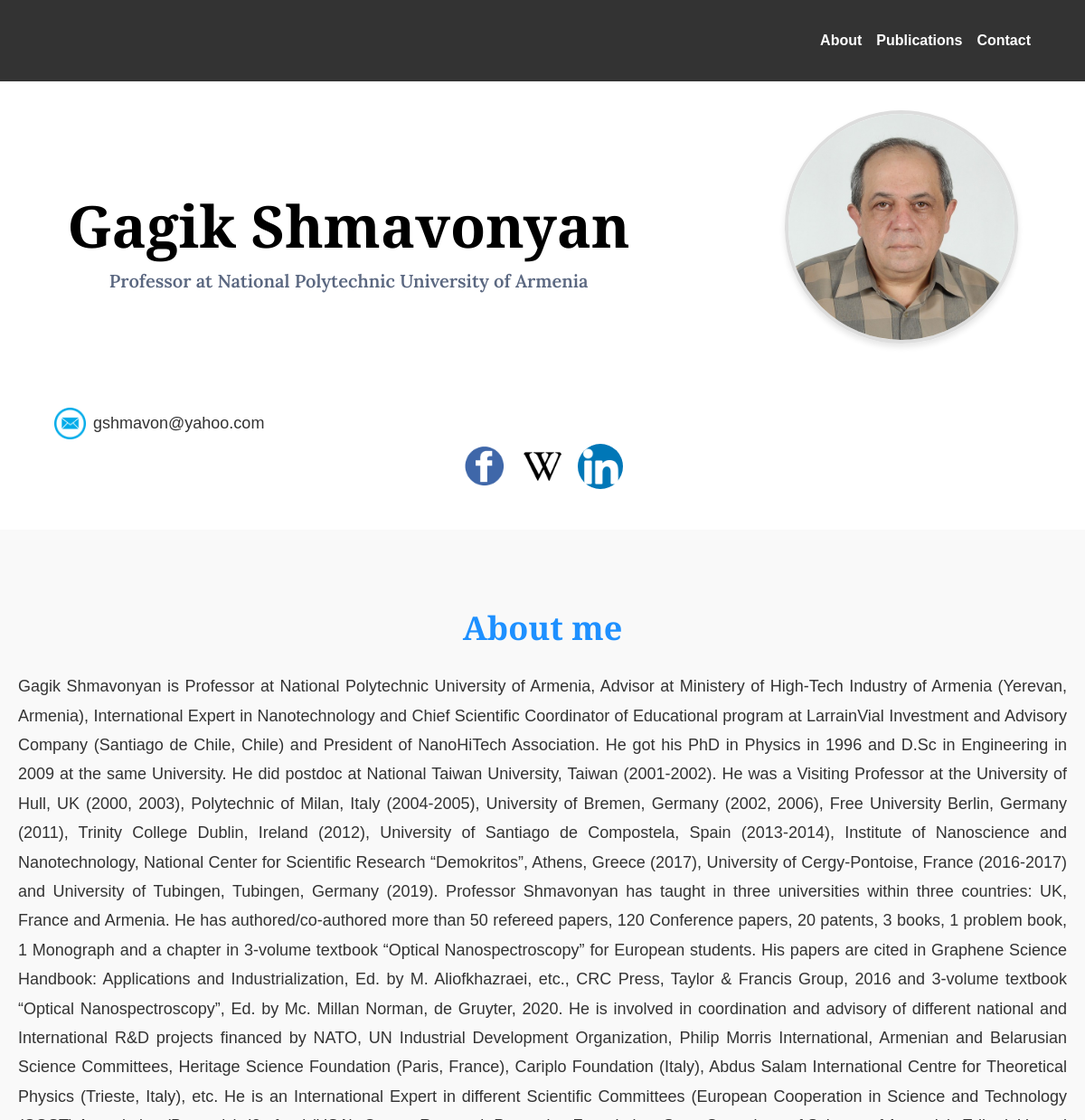
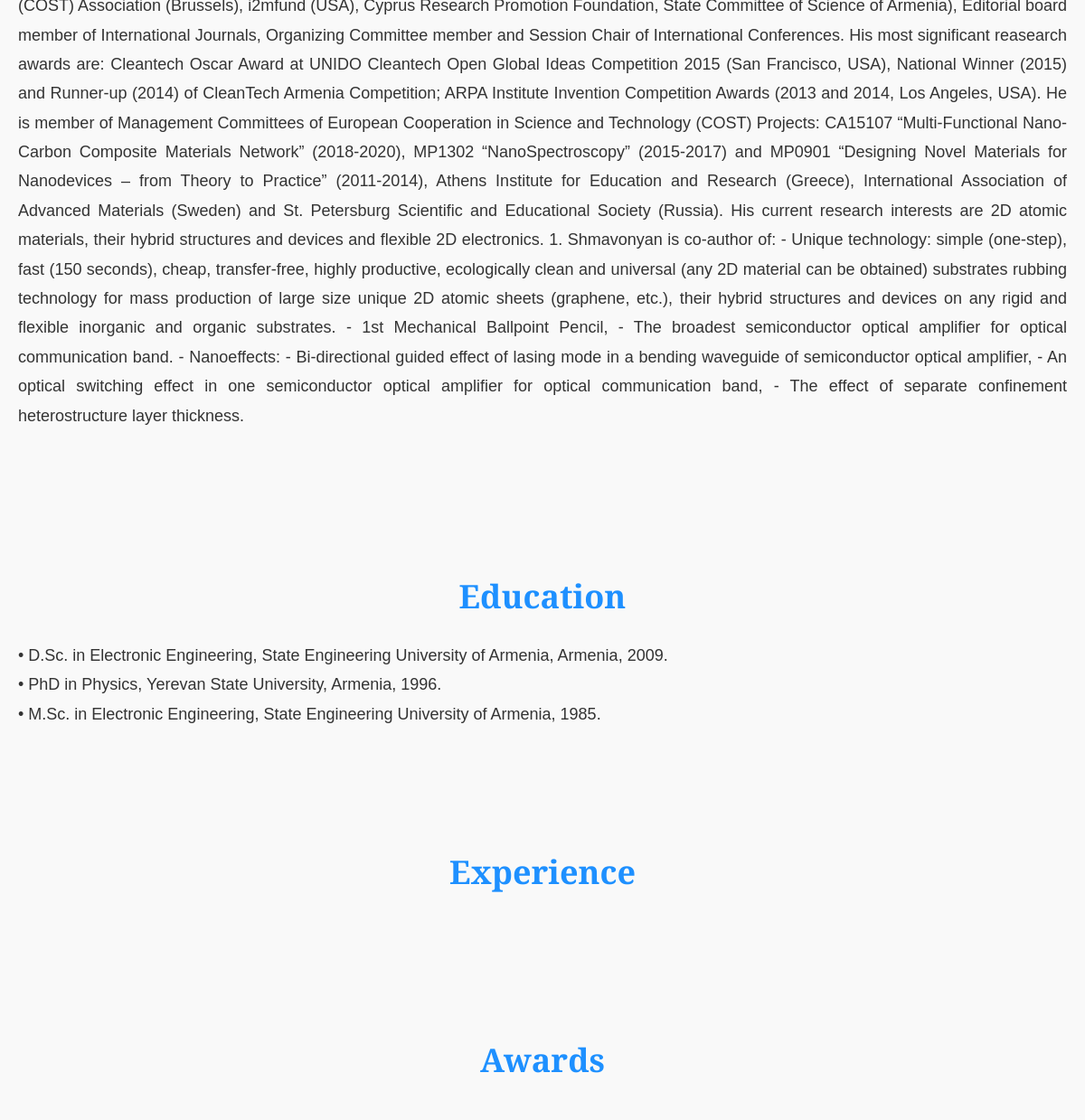
The app's page / (upper part), older data (2 pictures, top to bottom).
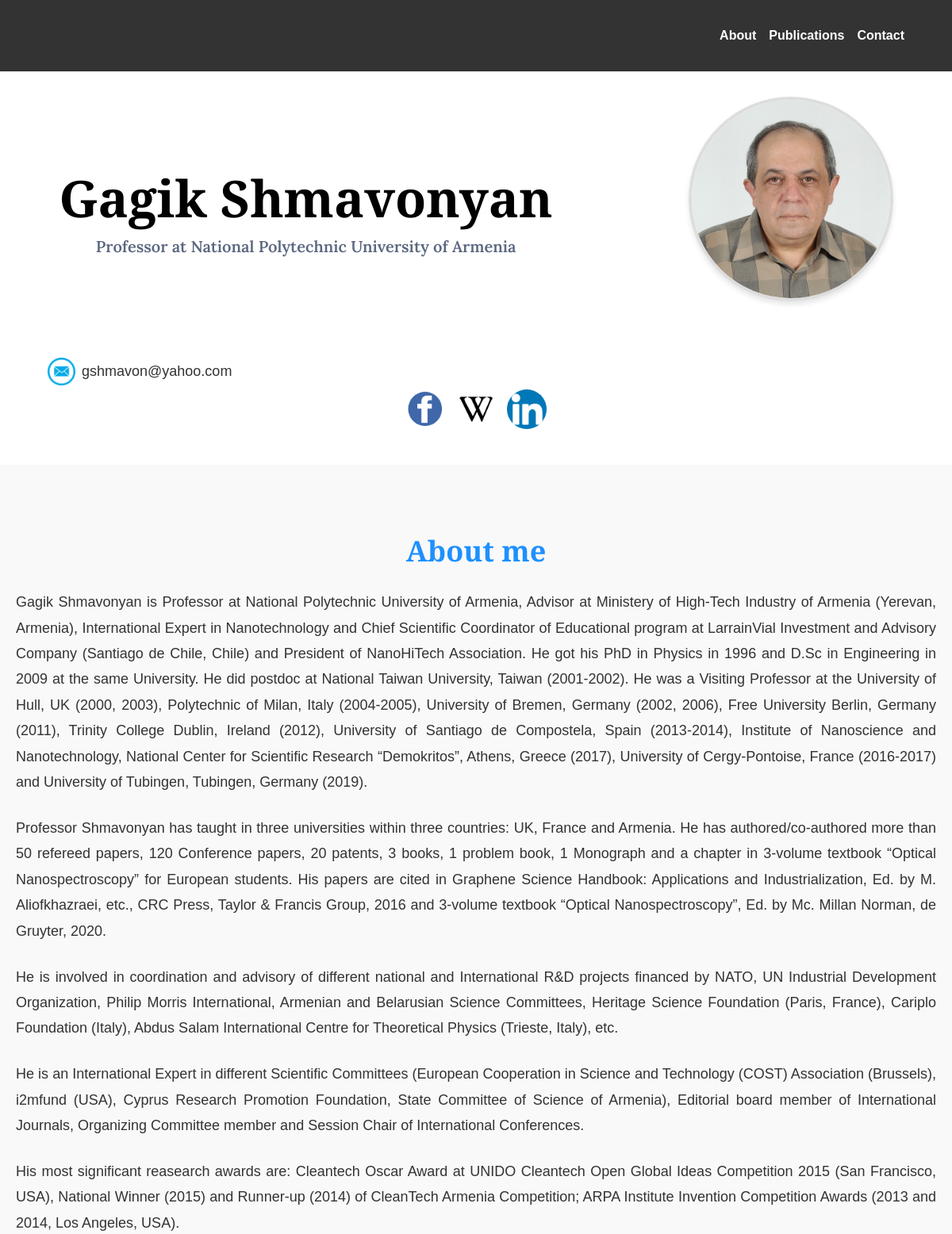
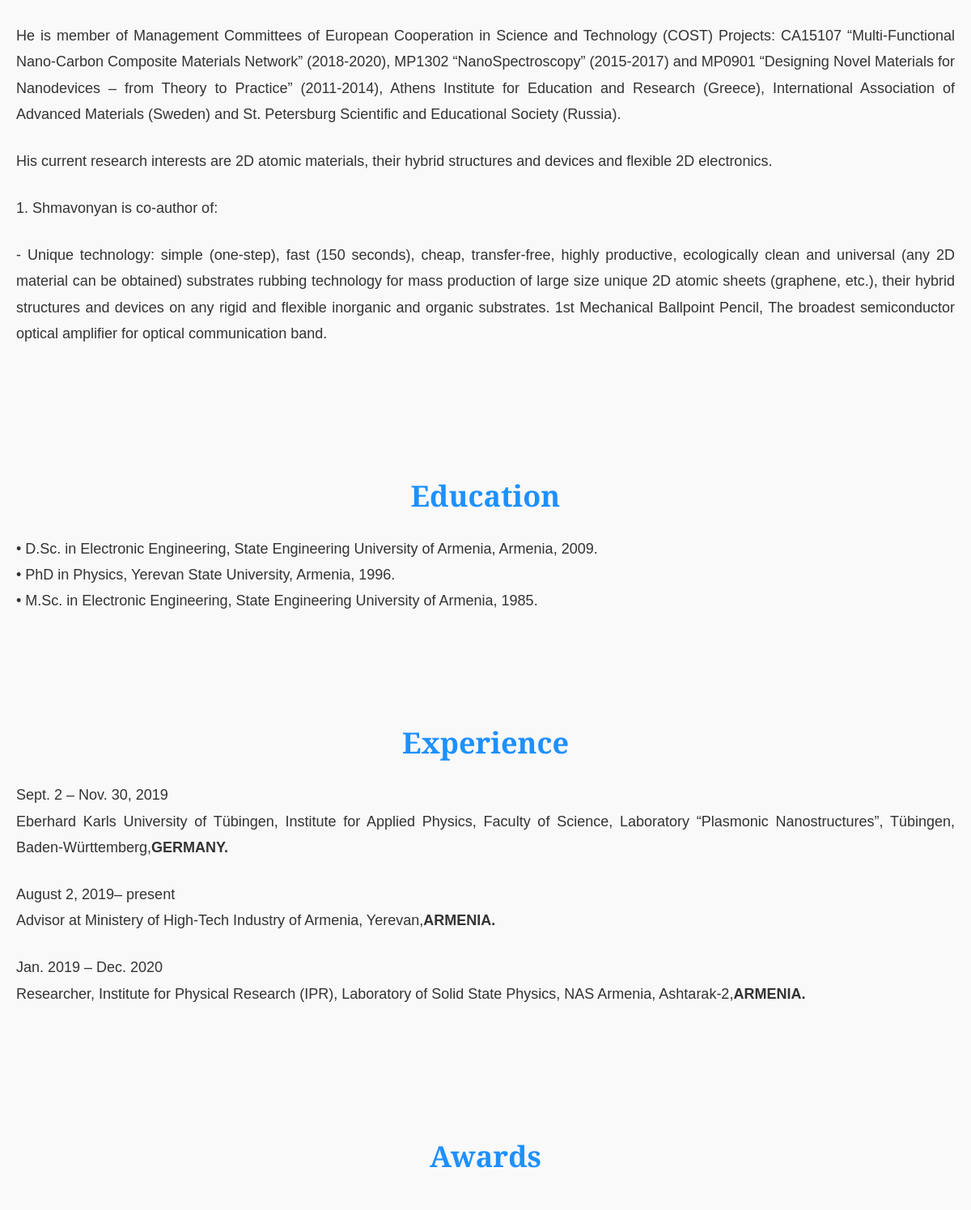
The same page, newer data (2 pictures, top to bottom).
### main/models.py (models this page shows, shortened)
class Profile(models.Model):
    image = models.ImageField(upload_to='profile/')
    name = models.CharField(max_length=100)
    prof = models.TextField()

class About(models.Model):
    text = models.TextField()

class Education(models.Model):
    info = models.TextField()

class Experience(models.Model):
    date = models.CharField(max_length=100)
    info = models.TextField()
    location = models.CharField(max_length=100)

### main/views.py (the view)
# urls.py: 2. Add a URL to urlpatterns:  path('', views.home, name='home')
def home(request):
    profile = Profile.objects.first()
    about_info = About.objects.all()
    education_list = Education.objects.all()
    experience_list = Experience.objects.all()
    Science_visit_list = Science_visit.objects.all()
    awards_list = Awards.objects.all()
    return render(request, 'home.html', context={
        'profile':profile,
        'about_info':about_info,
        'education_list':education_list,
        'experience_list':experience_list,
        'Science_visit_list':Science_visit_list,
        'awards_list':awards_list
    })

### main/templates/home.html (shortened to what this page needs)
{% extends 'base.html' %}
{% load static %}
{% block content %}
<section class="hero">
    <div class="container">
        <div class="welcome-content">
            <h1 class="name-title">Gagik Shmavonyan</h1>
            <p class="position-title">Professor at National Polytechnic University of Armenia</p>
        </div>
        <div class="hero-image">
            <img src="{{ profile.image.url }}" alt="Profile Picture" class="rounded-image">
        </div>
    </div>
</section>
<section class="contact-info">
    <div class="container">
        <div class="email">
            <img src="{% static 'images/email_icon.png' %}" alt="Email Icon" class="icon">
            <span>gshmavon@yahoo.com</span>
        </div>
        <div class="social-icons">
            <a href="https://www.facebook.com/profile.php?id=100012226841418" target="_blank"><img src="{% static 'images/facebook_icon.png' %}" alt="Facebook" class="icon"></a>
            <a href="https://hy.wikipedia.org/wiki/%D4%B3%D5%A1%D5%A3%D5%AB%D5%AF_%D5%87%D5%B4%D5%A1%D5%BE%D5%B8%D5%B6%D5%B5%D5%A1%D5%B6" target="_blank"><img src="{% static 'images/wikipedia_icon.png' %}" alt="Wikipedia" class="icon"></a>
            <a href="https://www.linkedin.com/in/gagik-shmavonyan-66165424/?originalSubdomain=am" target="_blank"><img src="{% static 'images/linkedin_icon.png' %}" alt="LinkedIn" class="icon"></a>
        </div>
    </div>
</section>
<section class="about-section">
    <h1>About me</h1>
    {% for i in about_info %}
        <p>{{ i.text }}</p>
        <br>
    {% endfor %}
</section>
<section class="about-section">
    <h1>Education</h1>
    {% for i in education_list %}
        <p>{{ i.info }}</p>
    {% endfor %}
</section>
<section class="about-section">
    <h1>Experience</h1>
    {% for i in experience_list %}
        <p>{{ i.date }}</p>
        <p>{{ i.info }}<b>{{ i.location }}</b></p>
        <br>
    {% endfor %}
</section>
<section class="about-section">
    <h1>Awards</h1>
</section>
{% endblock %}

### main/templates/base.html (shortened to what this page needs)
{% load static %}
<!DOCTYPE html>
<html lang="en">
<head>
    <link rel="stylesheet" href="{% static 'css/styles.css' %}">
</head>
<body>
    <header class="header">
        <div class="container">
            <nav class="nav">
                <ul>
                    <li><a href="{% url 'home' %}">About</a></li>
                    <li><a href="{% url 'articles' %}">Publications</a></li>
                    <li><a href="{% url 'contact' %}">Contact</a></li>
                </ul>
            </nav>
        </div>
    </header>
    <main>
        {% block content %}
        {% endblock %}
    </main>
</body>
</html>

### main/static/css/styles.css (style rules this page uses)
body { margin: 0; font-family: Arial, sans-serif; line-height: 1.6; color: #333; }
.container { width: 90%; max-width: 1200px; margin: 0 auto; }
header { background: #333; color: #fff; padding: 1rem 0; }
.nav ul { list-style: none; padding: 0; display: flex; justify-content: flex-end; gap: 1rem; }
.nav ul li a { color: #fff; text-decoration: none; font-weight: bold; }
section { padding: 2rem 0; }
.hero { display: flex; flex-wrap: wrap; align-items: center; justify-content: center; text-align: center; padding: 2rem 1rem; }
.hero .container { display: flex; flex-direction: column; align-items: center; gap: 1.5rem; }
.hero-image img.rounded-image { width: 200px; height: 200px; border-radius: 50%; object-fit: cover; border: 4px solid #ddd; box-shadow: 0 4px 6px rgba(0, 0, 0, 0.1); transition: transform 0.3s ease-in-out; }
@media (min-width: 768px) { .hero .container { flex-direction: row; justify-content: space-between; text-align: left; } }
@media (min-width: 768px) { .hero-image img.rounded-image { width: 250px; height: 250px; } }
.social-icons img.icon { width: 50px; height: 50px; border-radius: 50%; object-fit: cover; margin: 5px; transition: transform 0.3s ease-in-out; }
.email img.icon { width: 35px; height: 35px; margin-right: 8px; }
.email { display: flex; align-items: center; justify-content: flex-start; }
.email span { font-size: 18px; color: #333; }
.contact-info { text-align: center; }

### main/templates/home.html (style rules this page uses)
.name-title { font-family: 'Playfair Display', serif; font-size: 64px; font-weight: 700; line-height: 1.1; color: #000; text-align: center; margin-bottom: 10px; }
.position-title { font-family: 'Lora', serif; font-size: 20px; font-weight: 600; color: #5A6780; text-align: center; margin-top: 0; }
.about-section { padding: 50px 20px; background-color: #F9F9F9; font-family: 'Arial', sans-serif; }
.about-section h1 { font-family: 'Playfair Display', serif; font-size: 36px; font-weight: bold; color: #1E90FF; text-align: center; margin-bottom: 20px; }
.about-section p { font-size: 18px; line-height: 1.8; color: #333; text-align: justify; max-width: 1200px; margin: 0 auto; }

Row changes from the older to the newer data that the page shows:
changed About: text "…Tubingen, Tubingen, Germany (2019). Professor Shmavonyan has taught in three universities within three countries: UK, France and Armenia. He has authored/co-authored more than 50 refereed papers, 120 Conference papers, 20 patents, 3 books, 1 problem book, 1 Monograph and a chapter in 3-volume textbook “Optical Nanospectroscopy” for European students. His papers are cited in Graphene Science Handbook: Applications and Industrialization, Ed. by M. Aliofkhazraei, etc., CRC Press, Taylor & Francis Group, 2016 and 3-volume textbook “Optical Nanospectroscopy”, Ed. by Mc. Millan Norman, de Gruyter, 2020. He is involved in coordination and advisory of different national and International R&D…" → "…Tubingen, Tubingen, Germany (2019)."
added About: text "Professor Shmavonyan has taught in three universities within three countries: UK, France and Armenia. He has authored/co-authored more than 50 refereed papers, 120 Conference papers, 20 patents, 3 books, 1 problem book, 1 Monograph and a chapter in 3-volume textbook “Optical Nanospectroscopy” for European students. His papers are cited in Graphene Science Handbook: Applications and Industrialization, Ed. by M. Aliofkhazraei, etc., CRC Press, Taylor & Francis Group, 2016 and 3-volume textbook “Optical Nanospectroscopy”, Ed. by Mc. Millan Norman, de Gruyter, 2020."
added About: text "He is involved in coordination and advisory of different national and International R&D projects financed by NATO, UN Industrial Development Organization, Philip Morris International, Armenian and Belarusian Science Committees, Heritage Science Foundation (Paris, France), Cariplo Foundation (Italy), Abdus Salam International Centre for Theoretical Physics (Trieste, Italy), etc."
added About: text "He is an International Expert in different Scientific Committees (European Cooperation in Science and Technology (COST) Association (Brussels), i2mfund (USA), Cyprus Research Promotion Foundation, State Committee of Science of Armenia), Editorial board member of International Journals, Organizing Committee member and Session Chair of International Conferences."
added About: text "His most significant reasearch awards are: Cleantech Oscar Award at UNIDO Cleantech Open Global Ideas Competition 2015 (San Francisco, USA), National Winner (2015) and Runner-up (2014) of CleanTech Armenia Competition; ARPA Institute Invention Competition Awards (2013 and 2014, Los Angeles, USA)."
added About: text "He is member of Management Committees of European Cooperation in Science and Technology (COST) Projects: CA15107 “Multi-Functional Nano-Carbon Composite Materials Network” (2018-2020), MP1302 “NanoSpectroscopy” (2015-2017) and MP0901 “Designing Novel Materials for Nanodevices – from Theory to Practice” (2011-2014), Athens Institute for Education and Research (Greece), International Association of Advanced Materials (Sweden) and St. Petersburg Scientific and Educational Society (Russia)."
added About: text "His current research interests are 2D atomic materials, their hybrid structures and devices and flexible 2D electronics."
added About: text "1. Shmavonyan is co-author of:"
added About: text "- Unique technology: simple (one-step), fast (150 seconds), cheap, transfer-free, highly productive, ecologically clean and universal (any 2D material can be obtained) substrates rubbing technology for mass production of large size unique 2D atomic sheets (graphene, etc.), their hybrid structures and devices on any rigid and flexible inorganic and organic substrates. 1st Mechanical Ballpoint Pencil, The broadest semiconductor optical amplifier for optical communication band."
added Experience: date "Sept. 2 – Nov. 30, 2019", info "Eberhard Karls University of Tübingen, Institute for Applied Physics, Faculty of Science, Laboratory “Plasmonic Nanostructures”, Tübingen, Baden-Württemberg,", location "GERMANY."
added Experience: date "August 2, 2019– present", info "Advisor at Ministery of High-Tech Industry of Armenia, Yerevan,", location "ARMENIA."
added Experience: date "Jan. 2019 – Dec. 2020", info "Researcher, Institute for Physical Research (IPR), Laboratory of Solid State Physics, NAS Armenia, Ashtarak-2,", location "ARMENIA."
